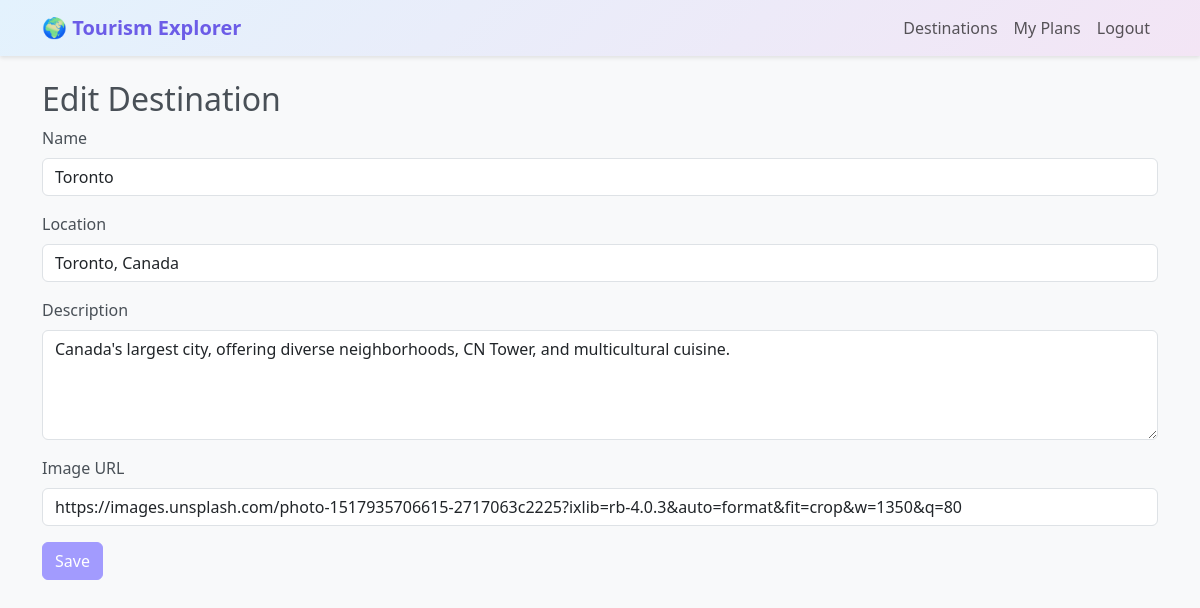
/edit_destination/4 (signed in), run on the app's committed database.
### models.py (models this page shows)
class Destination(db.Model):
    id = db.Column(db.Integer, primary_key=True)
    name = db.Column(db.String(100), nullable=False)
    description = db.Column(db.Text, nullable=False)
    location = db.Column(db.String(100), nullable=False)
    image_url = db.Column(db.String(200))

### app.py (the view, shortened to what this page needs)
@app.route('/edit_destination/<int:id>', methods=['GET', 'POST'])
@login_required
def edit_destination(id):
    destination = Destination.query.get_or_404(id)
    form = DestinationForm(obj=destination)
    return render_template('destination_form.html', form=form, destination=destination)

### forms.py
class DestinationForm(FlaskForm):
    name = StringField('Name', validators=[DataRequired()])
    description = TextAreaField('Description', validators=[DataRequired()])
    location = StringField('Location', validators=[DataRequired()])
    image_url = StringField('Image URL')
    submit = SubmitField('Save')

### app.py (called while the page is built)
@login_manager.user_loader
def load_user(user_id):
    return User.query.get(int(user_id))

### templates/destination_form.html (shortened to what this page needs)
{% extends "base.html" %}
{% block content %}
<h2>{% if destination %}Edit{% else %}Add{% endif %} Destination</h2>
<form method="POST">
    <div class="mb-3">
        {{ form.name.label(class="form-label") }}
        {{ form.name(class="form-control") }}
    </div>
    <div class="mb-3">
        {{ form.location.label(class="form-label") }}
        {{ form.location(class="form-control") }}
    </div>
    <div class="mb-3">
        {{ form.description.label(class="form-label") }}
        {{ form.description(class="form-control", rows=4) }}
    </div>
    <div class="mb-3">
        {{ form.image_url.label(class="form-label") }}
        {{ form.image_url(class="form-control") }}
    </div>
    <button type="submit" class="btn btn-primary">Save</button>
</form>
{% endblock %}

### templates/base.html (style rules this page uses)
body { background-color: #f8f9fa; color: #495057; }
.btn-primary { background-color: #a29bfe; border-color: #a29bfe; }

### data on the page
Destination: name "Toronto", location "Toronto, Canada", description "Canada's largest city, offering diverse neighborhoods, CN Tower, and multicultural cuisine.", image_url "https://images.unsplash.com/photo-1517935706615-2717063c2225?ixlib=rb-4.0.3&auto=format&fit=crop&w=1350&q=80"
